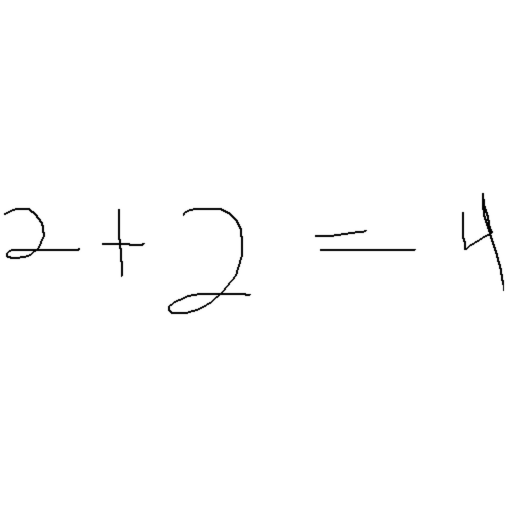
#> input picture data_png_TrainINKML_2013/MfrDB1409.png, 508 x 508 px, found by its file name; its folder holds only this picture in this run
$ jupyter execute --allow-errors segment.ipynb   (older library calls are emulated)
#> lines starting #> are read from the running program, lines starting #| are printed output that depends on the picture; after the words box and inside, x2 and y2 are one past the last pixel; in counts of white or black regions, pixels touching at a corner belong together
[cell 1]
import cv2
import os
from matplotlib import pyplot as plt
import numpy as np

[cell 2]
def get_segments(image,path):

    fh = open(path+"coords.txt",'a+')
    towrite=""
    #read image
    img = cv2.imread(image)
#> img is the input picture: shape (508, 508, 3); min 0, max 255, mean 253.2

    #grayscale
    gray = cv2.cvtColor(img,cv2.COLOR_BGR2GRAY)

    #binarize
    ret,thresh = cv2.threshold(gray,127,255,cv2.THRESH_BINARY_INV)
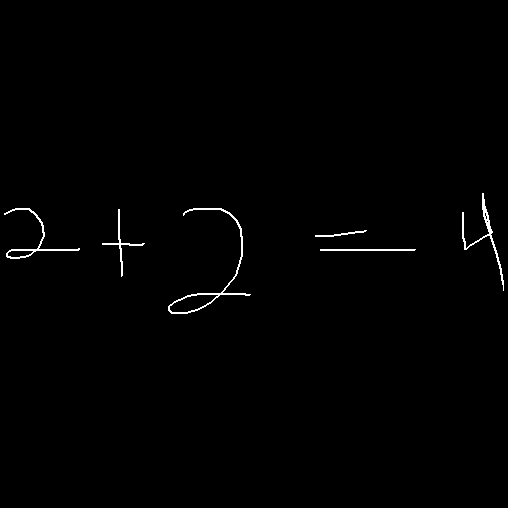
#> thresh: shape (508, 508); 0.7% white in thin lines or dots, all inside (x1, y1, x2, y2) = (4, 193, 504, 314)


    #find contours
    im2,ctrs, hier = cv2.findContours(thresh.copy(), cv2.RETR_EXTERNAL,
    cv2.CHAIN_APPROX_SIMPLE)
#> ctrs = 6 contours; box (x1, y1, x2, y2) and area: (168, 208, 251, 314) 814, (4, 208, 80, 259) 331, (462, 193, 504, 291) 246, (102, 209, 145, 277) 114, (320, 249, 416, 251) 94, (315, 230, 367, 237) 50

    #sort contours
    sorted_ctrs = sorted(ctrs, key=lambda ctr: cv2.boundingRect(ctr)[0])
#> sorted_ctrs has the same summary as ctrs

    for i, ctr in enumerate(sorted_ctrs):
        # Get bounding box
        x, y, w, h = cv2.boundingRect(ctr)

        towrite+=str(x)+','+str(y)+','+str(w)+','+str(h)+"\n"

        # Getting ROI
        roi = img[y:y+h, x:x+w]

        # show ROI
        cv2.imwrite(path+str(i)+'.png', roi)
#         cv2.imshow('charachter'+str(i), roi)
        cv2.rectangle(img,(x,y),( x + w, y + h ),(90,0,255),2)
#> this loop made 6 passes
#> (x, y, w, h) on passes 1, 2, 3, 4, 6: (4, 208, 76, 51), (102, 209, 43, 68), (168, 208, 83, 106), (315, 230, 52, 7), (462, 193, 42, 98)
#> (ctr, x, y, w, h) on pass 5: ([[320, 249], [320, 250], [414, 250], [415, 249]], 320, 249, 96, 2)
#> pass 1, in get_segments, `roi = img[y:y+h, x:x+w]`:
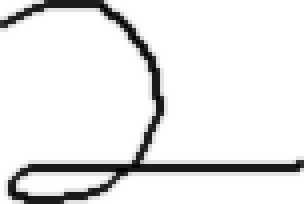
#> roi: shape (51, 76, 3) (shown 4 times larger); min 0, max 255, mean 231.6
#> pass 2, in get_segments, `roi = img[y:y+h, x:x+w]`:
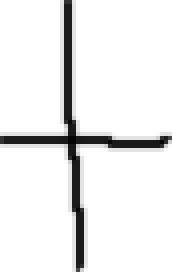
#> roi: shape (68, 43, 3) (shown 4 times larger); min 2, max 255, mean 235.6
#> pass 3, in get_segments, `roi = img[y:y+h, x:x+w]`:
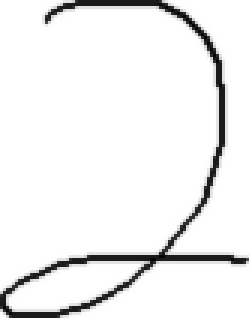
#> roi: shape (106, 83, 3) (shown 3 times larger); min 2, max 255, mean 239.2
#> after the loop:
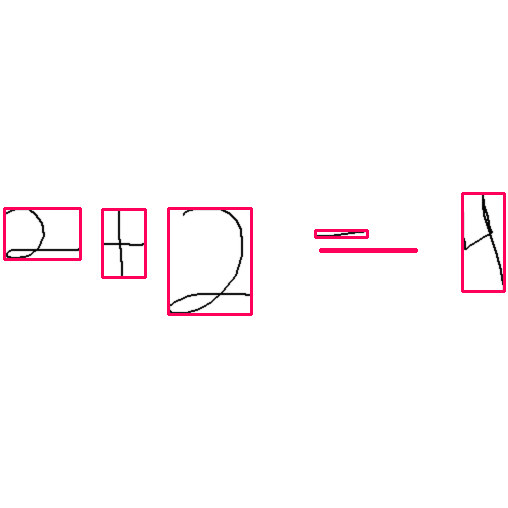
#> img: shape (508, 508, 3); 1.64% of pixels changed, all inside (x1, y1, x2, y2) = (3, 192, 506, 316)
#         cv2.waitKey(0)

    fh.write(towrite)
#     cv2.imshow('marked areas',img)
#     cv2.waitKey(0)

[cell 3]
PATH = '../data/data_png_TrainINKML_2013/'
files = os.listdir(PATH)
count=1
NEW_PATH = '../data/segmented/'+PATH.split("/")[-2]+'/'
os.mkdir(NEW_PATH)
for file in files:
    temp_path = NEW_PATH+file.split('.png')[0]+'/'
    os.mkdir(temp_path)
    get_segments(PATH+file,temp_path)
    print(count)
    count+=1

# Watershed Algorithm

[cell 4]
import numpy as np
import matplotlib.pyplot as plt
from scipy import ndimage as ndi

from skimage.morphology import watershed
from skimage.feature import peak_local_max
import cv2

[cell 5]
# image = cv2.imread('../data/data_png_trainData_2012/TrainData2_0_sub_41.png')
image = cv2.imread('../data/data_png_TrainINKML_2013/2009220-1327-79.png')
#grayscale
#> (the rest of this cell did not finish here and is left out)

[cell 6]
cv2.THRESH_BINARY_INV
#> Out = 1

[cell 7]
distance = ndi.distance_transform_edt(image)
#> distance = [0]
local_maxi = peak_local_max(distance, indices=False, footprint=np.ones((3, 3)),labels=image)
#> local_maxi = [False]
markers = ndi.label(local_maxi)[0]
#> markers = [0]
labels = watershed(-distance, markers, mask=image)
#> labels = [0]

fig, axes = plt.subplots(ncols=3, figsize=(9, 3), sharex=True, sharey=True)
ax = axes.ravel()

#> (the rest of this cell did not finish here and is left out)
